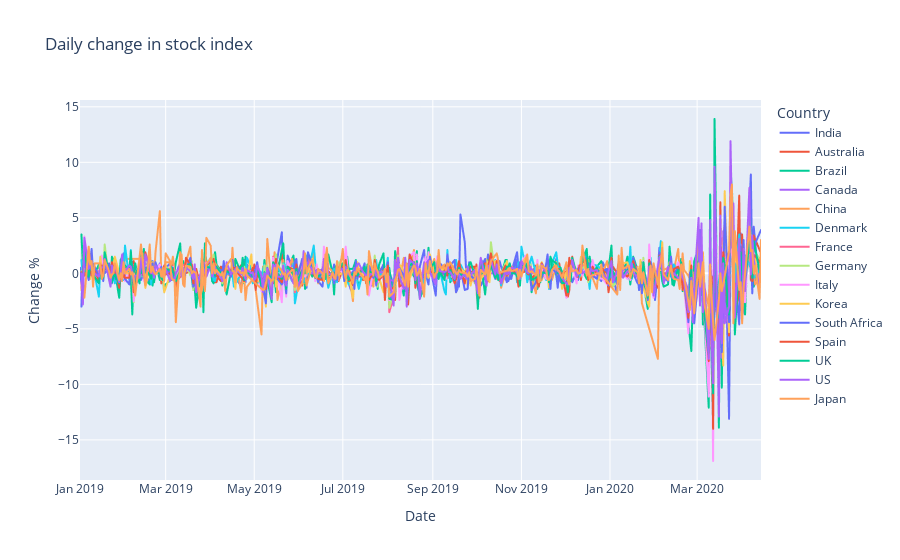

Here is the notebook cell this chart was saved with:
### Code cell
fig = px.line(stock_data.groupby(['Date','Country'])[['Change %']].sum().reset_index(), x="Date", y="Change %", color='Country',title='Daily change in stock index')
fig.show()

### Figure 1 — Plotly figure (JSON) as saved in the notebook; plotly's stock layout.template omitted (floating-point values rounded to 4 significant figures; data arrays with more than 128 entries replaced by an {"elided": "..."} marker saying what was removed)
{"data": [{"hovertemplate": "Country=India<br>Date=%{x}<br>Change %=%{y}<extra></extra>", "legendgroup": "India", "line": {"color": "#636efa", "dash": "solid"}, "mode": "lines", "name": "India", "showlegend": true, "type": "scattergl", "x": {"elided": "314 str values"}, "xaxis": "x", "y": {"elided": "314 float values"}, "yaxis": "y"}, {"hovertemplate": "Country=Australia<br>Date=%{x}<br>Change %=%{y}<extra></extra>", "legendgroup": "Australia", "line": {"color": "#EF553B", "dash": "solid"}, "mode": "lines", "name": "Australia", "showlegend": true, "type": "scattergl", "x": {"elided": "324 str values"}, "xaxis": "x", "y": {"elided": "324 float values"}, "yaxis": "y"}, {"hovertemplate": "Country=Brazil<br>Date=%{x}<br>Change %=%{y}<extra></extra>", "legendgroup": "Brazil", "line": {"color": "#00cc96", "dash": "solid"}, "mode": "lines", "name": "Brazil", "showlegend": true, "type": "scattergl", "x": {"elided": "318 str values"}, "xaxis": "x", "y": {"elided": "318 float values"}, "yaxis": "y"}, {"hovertemplate": "Country=Canada<br>Date=%{x}<br>Change %=%{y}<extra></extra>", "legendgroup": "Canada", "line": {"color": "#ab63fa", "dash": "solid"}, "mode": "lines", "name": "Canada", "showlegend": true, "type": "scattergl", "x": {"elided": "322 str values"}, "xaxis": "x", "y": {"elided": "322 float values"}, "yaxis": "y"}, {"hovertemplate": "Country=China<br>Date=%{x}<br>Change %=%{y}<extra></extra>", "legendgroup": "China", "line": {"color": "#FFA15A", "dash": "solid"}, "mode": "lines", "name": "China", "showlegend": true, "type": "scattergl", "x": {"elided": "311 str values"}, "xaxis": "x", "y": {"elided": "311 float values"}, "yaxis": "y"}, {"hovertemplate": "Country=Denmark<br>Date=%{x}<br>Change %=%{y}<extra></extra>", "legendgroup": "Denmark", "line": {"color": "#19d3f3", "dash": "solid"}, "mode": "lines", "name": "Denmark", "showlegend": true, "type": "scattergl", "x": {"elided": "319 str values"}, "xaxis": "x", "y": {"elided": "319 float values"}, "yaxis": "y"}, {"hovertemplate": "Country=France<br>Date=%{x}<br>Change %=%{y}<extra></extra>", "legendgroup": "France", "line": {"color": "#FF6692", "dash": "solid"}, "mode": "lines", "name": "France", "showlegend": true, "type": "scattergl", "x": {"elided": "327 str values"}, "xaxis": "x", "y": {"elided": "327 float values"}, "yaxis": "y"}, {"hovertemplate": "Country=Germany<br>Date=%{x}<br>Change %=%{y}<extra></extra>", "legendgroup": "Germany", "line": {"color": "#B6E880", "dash": "solid"}, "mode": "lines", "name": "Germany", "showlegend": true, "type": "scattergl", "x": {"elided": "323 str values"}, "xaxis": "x", "y": {"elided": "323 float values"}, "yaxis": "y"}, {"hovertemplate": "Country=Italy<br>Date=%{x}<br>Change %=%{y}<extra></extra>", "legendgroup": "Italy", "line": {"color": "#FF97FF", "dash": "solid"}, "mode": "lines", "name": "Italy", "showlegend": true, "type": "scattergl", "x": {"elided": "324 str values"}, "xaxis": "x", "y": {"elided": "324 float values"}, "yaxis": "y"}, {"hovertemplate": "Country=Korea<br>Date=%{x}<br>Change %=%{y}<extra></extra>", "legendgroup": "Korea", "line": {"color": "#FECB52", "dash": "solid"}, "mode": "lines", "name": "Korea", "showlegend": true, "type": "scattergl", "x": {"elided": "318 str values"}, "xaxis": "x", "y": {"elided": "318 float values"}, "yaxis": "y"}, {"hovertemplate": "Country=South Africa<br>Date=%{x}<br>Change %=%{y}<extra></extra>", "legendgroup": "South Africa", "line": {"color": "#636efa", "dash": "solid"}, "mode": "lines", "name": "South Africa", "showlegend": true, "type": "scattergl", "x": {"elided": "321 str values"}, "xaxis": "x", "y": {"elided": "321 float values"}, "yaxis": "y"}, {"hovertemplate": "Country=Spain<br>Date=%{x}<br>Change %=%{y}<extra></extra>", "legendgroup": "Spain", "line": {"color": "#EF553B", "dash": "solid"}, "mode": "lines", "name": "Spain", "showlegend": true, "type": "scattergl", "x": {"elided": "327 str values"}, "xaxis": "x", "y": {"elided": "327 float values"}, "yaxis": "y"}, {"hovertemplate": "Country=UK<br>Date=%{x}<br>Change %=%{y}<extra></extra>", "legendgroup": "UK", "line": {"color": "#00cc96", "dash": "solid"}, "mode": "lines", "name": "UK", "showlegend": true, "type": "scattergl", "x": {"elided": "325 str values"}, "xaxis": "x", "y": {"elided": "325 float values"}, "yaxis": "y"}, {"hovertemplate": "Country=US<br>Date=%{x}<br>Change %=%{y}<extra></extra>", "legendgroup": "US", "line": {"color": "#ab63fa", "dash": "solid"}, "mode": "lines", "name": "US", "showlegend": true, "type": "scattergl", "x": {"elided": "322 str values"}, "xaxis": "x", "y": {"elided": "322 float values"}, "yaxis": "y"}, {"hovertemplate": "Country=Japan<br>Date=%{x}<br>Change %=%{y}<extra></extra>", "legendgroup": "Japan", "line": {"color": "#FFA15A", "dash": "solid"}, "mode": "lines", "name": "Japan", "showlegend": true, "type": "scattergl", "x": {"elided": "309 str values"}, "xaxis": "x", "y": {"elided": "309 float values"}, "yaxis": "y"}], "layout": {"legend": {"title": {"text": "Country"}, "tracegroupgap": 0}, "title": {"text": "Daily change in stock index"}, "xaxis": {"anchor": "y", "domain": [0, 1], "title": {"text": "Date"}}, "yaxis": {"anchor": "x", "domain": [0, 1], "title": {"text": "Change %"}}}}
